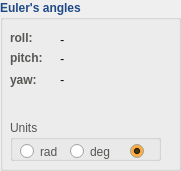
    <widget class="QGroupBox" name="groupBox_7">
     <property name="geometry">
      <rect>
       <x>20</x>
       <y>170</y>
       <width>181</width>
       <height>171</height>
      </rect>
     </property>
     <property name="palette">
      <palette>
       <active>
        <colorrole role="WindowText">
         <brush brushstyle="SolidPattern">
          <color alpha="255">
           <red>32</red>
           <green>74</green>
           <blue>135</blue>
          </color>
         </brush>
        </colorrole>
       </active>
       <inactive>
        <colorrole role="WindowText">
         <brush brushstyle="SolidPattern">
          <color alpha="255">
           <red>32</red>
           <green>74</green>
           <blue>135</blue>
          </color>
         </brush>
        </colorrole>
       </inactive>
       <disabled>
        <colorrole role="WindowText">
         <brush brushstyle="SolidPattern">
          <color alpha="255">
           <red>190</red>
           <green>190</green>
           <blue>190</blue>
          </color>
         </brush>
        </colorrole>
       </disabled>
      </palette>
     </property>
     <property name="font">
      <font>
       <weight>75</weight>
       <bold>true</bold>
      </font>
     </property>
     <property name="title">
      <string>Euler's angles</string>
     </property>
     <widget class="QLabel" name="label_8">
      <property name="geometry">
       <rect>
        <x>10</x>
        <y>30</y>
        <width>31</width>
        <height>16</height>
       </rect>
      </property>
      <property name="palette">
       <palette>
        <active>
         <colorrole role="WindowText">
          <brush brushstyle="SolidPattern">
           <color alpha="255">
            <red>85</red>
            <green>87</green>
            <blue>83</blue>
           </color>
          </brush>
         </colorrole>
        </active>
        <inactive>
         <colorrole role="WindowText">
          <brush brushstyle="SolidPattern">
           <color alpha="255">
            <red>85</red>
            <green>87</green>
            <blue>83</blue>
           </color>
          </brush>
         </colorrole>
        </inactive>
        <disabled>
         <colorrole role="WindowText">
          <brush brushstyle="SolidPattern">
           <color alpha="255">
            <red>190</red>
            <green>190</green>
            <blue>190</blue>
           </color>
          </brush>
         </colorrole>
        </disabled>
       </palette>
      </property>
      <property name="font">
       <font>
        <weight>75</weight>
        <bold>true</bold>
       </font>
      </property>
      <property name="text">
       <string>roll:</string>
      </property>
     </widget>
     <widget class="QLabel" name="label_9">
      <property name="geometry">
       <rect>
        <x>10</x>
        <y>50</y>
        <width>41</width>
        <height>16</height>
       </rect>
      </property>
      <property name="palette">
       <palette>
        <active>
         <colorrole role="WindowText">
          <brush brushstyle="SolidPattern">
           <color alpha="255">
            <red>85</red>
            <green>87</green>
            <blue>83</blue>
           </color>
          </brush>
         </colorrole>
        </active>
        <inactive>
         <colorrole role="WindowText">
          <brush brushstyle="SolidPattern">
           <color alpha="255">
            <red>85</red>
            <green>87</green>
            <blue>83</blue>
           </color>
          </brush>
         </colorrole>
        </inactive>
        <disabled>
         <colorrole role="WindowText">
          <brush brushstyle="SolidPattern">
           <color alpha="255">
            <red>190</red>
            <green>190</green>
            <blue>190</blue>
           </color>
          </brush>
         </colorrole>
        </disabled>
       </palette>
      </property>
      <property name="font">
       <font>
        <weight>75</weight>
        <bold>true</bold>
       </font>
      </property>
      <property name="text">
       <string>pitch:</string>
      </property>
     </widget>
     <widget class="QLabel" name="label_10">
      <property name="geometry">
       <rect>
        <x>10</x>
        <y>70</y>
        <width>31</width>
        <height>20</height>
       </rect>
      </property>
      <property name="palette">
       <palette>
        <active>
         <colorrole role="WindowText">
          <brush brushstyle="SolidPattern">
           <color alpha="255">
            <red>85</red>
            <green>87</green>
            <blue>83</blue>
           </color>
          </brush>
         </colorrole>
        </active>
        <inactive>
         <colorrole role="WindowText">
          <brush brushstyle="SolidPattern">
           <color alpha="255">
            <red>85</red>
            <green>87</green>
            <blue>83</blue>
           </color>
          </brush>
         </colorrole>
        </inactive>
        <disabled>
         <colorrole role="WindowText">
          <brush brushstyle="SolidPattern">
           <color alpha="255">
            <red>190</red>
            <green>190</green>
            <blue>190</blue>
           </color>
          </brush>
         </colorrole>
        </disabled>
       </palette>
      </property>
      <property name="font">
       <font>
        <weight>75</weight>
        <bold>true</bold>
       </font>
      </property>
      <property name="text">
       <string>yaw:</string>
      </property>
     </widget>
     <widget class="QGroupBox" name="groupBox_11">
      <property name="geometry">
       <rect>
        <x>10</x>
        <y>120</y>
        <width>151</width>
        <height>41</height>
       </rect>
      </property>
      <property name="palette">
       <palette>
        <active>
         <colorrole role="WindowText">
          <brush brushstyle="SolidPattern">
           <color alpha="255">
            <red>85</red>
            <green>87</green>
            <blue>83</blue>
           </color>
          </brush>
         </colorrole>
        </active>
        <inactive>
         <colorrole role="WindowText">
          <brush brushstyle="SolidPattern">
           <color alpha="255">
            <red>85</red>
            <green>87</green>
            <blue>83</blue>
           </color>
          </brush>
         </colorrole>
        </inactive>
        <disabled>
         <colorrole role="WindowText">
          <brush brushstyle="SolidPattern">
           <color alpha="255">
            <red>190</red>
            <green>190</green>
            <blue>190</blue>
           </color>
          </brush>
         </colorrole>
        </disabled>
       </palette>
      </property>
      <property name="font">
       <font>
        <weight>50</weight>
        <bold>false</bold>
       </font>
      </property>
      <property name="title">
       <string>Units</string>
      </property>
      <widget class="QRadioButton" name="radioButton_2">
       <property name="geometry">
        <rect>
         <x>60</x>
         <y>20</y>
         <width>51</width>
         <height>23</height>
        </rect>
       </property>
       <property name="text">
        <string>deg</string>
       </property>
      </widget>
      <widget class="QRadioButton" name="radioButton">
       <property name="geometry">
        <rect>
         <x>10</x>
         <y>20</y>
         <width>51</width>
         <height>23</height>
        </rect>
       </property>
       <property name="text">
        <string>rad</string>
       </property>
       <property name="checked">
        <bool>false</bool>
       </property>
      </widget>
      <widget class="QRadioButton" name="radioButton_9">
       <property name="geometry">
        <rect>
         <x>120</x>
         <y>20</y>
         <width>31</width>
         <height>23</height>
        </rect>
       </property>
       <property name="palette">
        <palette>
         <active>
          <colorrole role="Base">
           <brush brushstyle="SolidPattern">
            <color alpha="255">
             <red>252</red>
             <green>175</green>
             <blue>62</blue>
            </color>
           </brush>
          </colorrole>
         </active>
         <inactive>
          <colorrole role="Base">
           <brush brushstyle="SolidPattern">
            <color alpha="255">
             <red>252</red>
             <green>175</green>
             <blue>62</blue>
            </color>
           </brush>
          </colorrole>
         </inactive>
         <disabled>
          <colorrole role="Base">
           <brush brushstyle="SolidPattern">
            <color alpha="255">
             <red>239</red>
             <green>239</green>
             <blue>239</blue>
            </color>
           </brush>
          </colorrole>
         </disabled>
        </palette>
       </property>
       <property name="text">
        <string/>
       </property>
       <property name="checked">
        <bool>true</bool>
       </property>
      </widget>
     </widget>
     <widget class="QLabel" name="label_30">
      <property name="geometry">
       <rect>
        <x>60</x>
        <y>30</y>
        <width>111</width>
        <height>20</height>
       </rect>
      </property>
      <property name="palette">
       <palette>
        <active>
         <colorrole role="WindowText">
          <brush brushstyle="SolidPattern">
           <color alpha="255">
            <red>0</red>
            <green>0</green>
            <blue>0</blue>
           </color>
          </brush>
         </colorrole>
        </active>
        <inactive>
         <colorrole role="WindowText">
          <brush brushstyle="SolidPattern">
           <color alpha="255">
            <red>0</red>
            <green>0</green>
            <blue>0</blue>
           </color>
          </brush>
         </colorrole>
        </inactive>
        <disabled>
         <colorrole role="WindowText">
          <brush brushstyle="SolidPattern">
           <color alpha="255">
            <red>190</red>
            <green>190</green>
            <blue>190</blue>
           </color>
          </brush>
         </colorrole>
        </disabled>
       </palette>
      </property>
      <property name="font">
       <font>
        <weight>50</weight>
        <italic>true</italic>
        <bold>false</bold>
       </font>
      </property>
      <property name="text">
       <string>-</string>
      </property>
     </widget>
     <widget class="QLabel" name="label_31">
      <property name="geometry">
       <rect>
        <x>60</x>
        <y>50</y>
        <width>111</width>
        <height>17</height>
       </rect>
      </property>
      <property name="palette">
       <palette>
        <active>
         <colorrole role="WindowText">
          <brush brushstyle="SolidPattern">
           <color alpha="255">
            <red>0</red>
            <green>0</green>
            <blue>0</blue>
           </color>
          </brush>
         </colorrole>
        </active>
        <inactive>
         <colorrole role="WindowText">
          <brush brushstyle="SolidPattern">
           <color alpha="255">
            <red>0</red>
            <green>0</green>
            <blue>0</blue>
           </color>
          </brush>
         </colorrole>
        </inactive>
        <disabled>
         <colorrole role="WindowText">
          <brush brushstyle="SolidPattern">
           <color alpha="255">
            <red>190</red>
            <green>190</green>
            <blue>190</blue>
           </color>
          </brush>
         </colorrole>
        </disabled>
       </palette>
      </property>
      <property name="font">
       <font>
        <weight>50</weight>
        <italic>true</italic>
        <bold>false</bold>
       </font>
      </property>
      <property name="text">
       <string>-</string>
      </property>
     </widget>
     <widget class="QLabel" name="label_32">
      <property name="geometry">
       <rect>
        <x>60</x>
        <y>70</y>
        <width>111</width>
        <height>20</height>
       </rect>
      </property>
      <property name="palette">
       <palette>
        <active>
         <colorrole role="WindowText">
          <brush brushstyle="SolidPattern">
           <color alpha="255">
            <red>0</red>
            <green>0</green>
            <blue>0</blue>
           </color>
          </brush>
         </colorrole>
        </active>
        <inactive>
         <colorrole role="WindowText">
          <brush brushstyle="SolidPattern">
           <color alpha="255">
            <red>0</red>
            <green>0</green>
            <blue>0</blue>
           </color>
          </brush>
         </colorrole>
        </inactive>
        <disabled>
         <colorrole role="WindowText">
          <brush brushstyle="SolidPattern">
           <color alpha="255">
            <red>190</red>
            <green>190</green>
            <blue>190</blue>
           </color>
          </brush>
         </colorrole>
        </disabled>
       </palette>
      </property>
      <property name="font">
       <font>
        <weight>50</weight>
        <italic>true</italic>
        <bold>false</bold>
       </font>
      </property>
      <property name="text">
       <string>-</string>
      </property>
     </widget>
    </widget>
